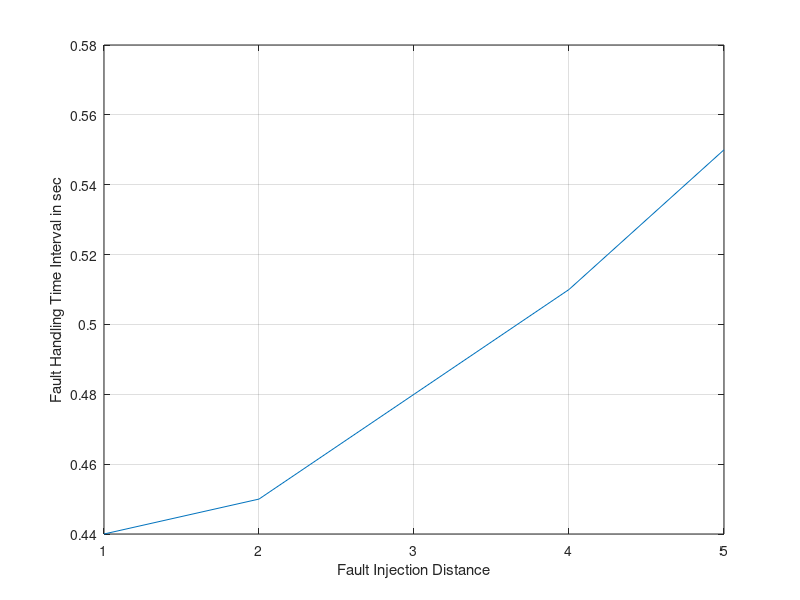
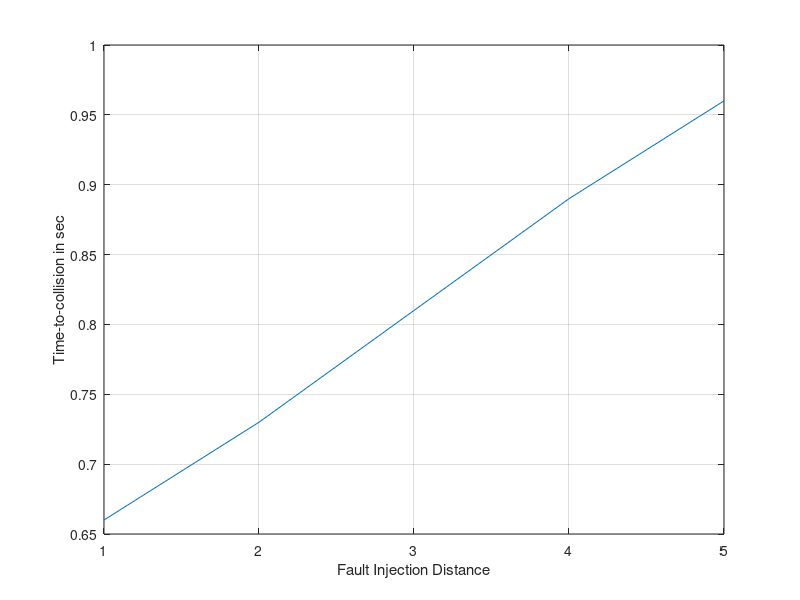

Write the MATLAB code that produced these figures, in order. (Note: this script raises an error after producing the figures.)
%%%%%%%%%%%%%%%%%%%%%%%%%%%%%%%%%%%%%%%%%%%%%%%%%%%%%%%%%%%%%%%%%%%%%%%%%%%%%%%%%%%%%%%%%%%%%%%%%%%%
%% Clean workspace and close all
close all
clear all
clc
%% Constraint for parameter
FI=[];
FFHTI=[];
FFTTI=[];
for Fault_dist_inject=1:1:5
    
AVlongdecNO=-2;
AVlongdecEB=-7;
G=0;
v_KMPH=88.5;

d1=151.25;
d2=1;
d3=0.25;
TD=d1+d2+d3;
s=TD-d3;
AVlongaccmax=4;
Dist_travel=1;
Fault_speed_inject=0;
DistCovered=0;
K=0;
dT=0.01;
VV=0;
position_EV=d1;
v_mps=0.2778*v_KMPH;
SignF=-1;

a=-9.81*(v_KMPH^2)/((254*s)-(G/100));

Flag = false;
  while(Flag == false)
    
    v_mps=v_mps+AVlongdecNO*dT;
    if(v_mps<=0)
        v_mps=0;
    else
        v_mps=v_mps;   
    end
        
     
     if(position_EV<=0|| v_mps==0)
        position_EV=0;
    else
        position_EV=position_EV-v_mps*dT;   
     end
    
    if(position_EV<=Fault_dist_inject)
      Flag=true;
    else 
       Flag=false;
    end
    
  end
    initial_position=position_EV;
    Fault_speed_inject=v_mps;
    safe_dist=initial_position+d2;
%% TTC computation
    pos=0;
    Flag=false;
    while(Flag == false)
   
    v_mps=v_mps+AVlongaccmax*dT;
    pos=pos+v_mps*dT;
    dist_ped_EV=safe_dist-pos;
    dist_ped_EV=max(dist_ped_EV,0);
    K=K+1;
    if(dist_ped_EV==0)
        Flag=true; 
        
    else 
        Flag=false;
    end
    end
    FTTI=K*dT;
    
    %% FHTI calculation
    for j = 0.01 : 0.01 : FTTI
    Dist_A=Fault_speed_inject*j+(0.5*AVlongaccmax*j^2);
    VV = sqrt(Fault_speed_inject^2+(2*AVlongaccmax*Dist_A));
    Dist_B = abs((VV*VV)/(2*AVlongdecEB));
    if sign(((Dist_A + Dist_B) - safe_dist)) ~= sign(SignF)
        break;
    else
        SignF = sign(((Dist_A + Dist_B) - safe_dist));
    end
  end
    
 FHTI=j;
 FFTTI=[FFTTI FTTI];
 FFHTI=[FFHTI FHTI];
 FI=[FI Fault_dist_inject];
end
 %% plots 
figure(1);
plot(FI,FFHTI);
grid on
xlabel('Fault Injection Distance')
ylabel('Fault Handling Time Interval in sec');
hold on

f=gcf;
saveas(f,'Veh_over_correct_speed_FHTI.jpg');

figure(2);
plot(FI,FFTTI);
grid on
xlabel('Fault Injection Distance')
ylabel('Time-to-collision in sec');
hold on

f=gcf;
saveas(f,'Veh_over_correct_speed_TTC.jpg');

%% excel write
x_speed=FI';
y_TTC=FFTTI';
z_FHTI=FFHTI';
data={'Fault Injection Distance','TTC','FHTI'};
xlswrite('Functional_Safety_Scenarios',data,'Veh_over_correct_speed','A1');
xlswrite('Functional_Safety_Scenarios',x_speed,'Veh_over_correct_speed','A2');
xlswrite('Functional_Safety_Scenarios',y_TTC,'Veh_over_correct_speed','B2');
xlswrite('Functional_Safety_Scenarios',z_FHTI,'Veh_over_correct_speed','C2');

folder = pwd;
excelFileName = 'Functional_Safety_Scenarios.xls';
fullFileName = fullfile(folder, excelFileName);
objExcel = actxserver('Excel.Application');
objExcel.Visible = true;
ExcelWorkbook = objExcel.Workbooks.Open(fullFileName);
oSheet = objExcel.ActiveSheet;
imageFolder = fileparts(which('Veh_over_correct_speed_TTC.jpg'));
imageFullFileName = fullfile(imageFolder, 'Veh_over_correct_speed_TTC.jpg');
Shapes = oSheet.Shapes;
Shapes.AddPicture(imageFullFileName, 0, 1, 400, 20, 400, 300);

imageFolder1 = fileparts(which('Veh_over_correct_speed_FHTI.jpg'));
imageFullFileName1 = fullfile(imageFolder, 'Veh_over_correct_speed_FHTI.jpg');
Shapes.AddPicture(imageFullFileName1, 0, 1, 850, 20, 400, 300);

objExcel.DisplayAlerts = false;
ExcelWorkbook.SaveAs(fullFileName);
ExcelWorkbook.Close(false);
objExcel.Quit; 